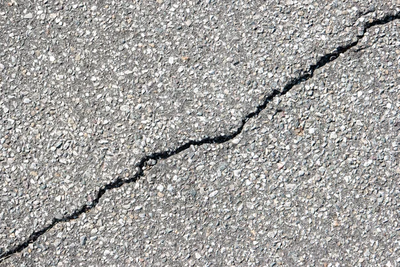
//> input picture lab5/Asphalt-1.png, 400 x 267 px, shrunk from 600 x 400 before the run
$ ./task1   (built with g++ and OpenCV 4)
//> lines starting //> are read from the running program, lines starting //| are printed output that depends on the picture; after the words box and inside, x2 and y2 are one past the last pixel; in counts of white or black regions, pixels touching at a corner belong together
### lab5/helper_funcs.hpp
#pragma once
#include <opencv2/highgui.hpp>

void processImageAsphalt(const cv::Mat& img, cv::Mat& dst, double sigma, int mean_thresh, int pixel_thresh);

void processImageStreet(const cv::Mat& img, cv::Mat& dst);

void processImageRobot(const cv::Mat& img, cv::Mat& dst);

### lab5/helper_funcs.cpp
#include <opencv2/highgui.hpp>
#include <opencv2/imgproc.hpp>
#include <iostream>

using namespace cv;

void processImageAsphalt(const Mat& img, Mat& dst, double sigma, int mean_thresh, int pixel_thresh) {
  Mat newImg = img.clone();
  equalizeHist(newImg, newImg);
  GaussianBlur(newImg, newImg, Size(7, 7), (double) sigma);

  Mat mean_processed(img.rows, img.cols, CV_8U);
  int radius = 3;
  for (int i = 0; i < img.rows; i++) {
    for (int j = 0; j < img.cols; j++) {
      if (i - radius < 0 || j - radius < 0 || i + radius >= img.rows || j + radius >= img.cols) {
        mean_processed.at<unsigned char> (i,j) = 0;
        continue;
      }
      Rect rect(j - radius, i - radius, (2*radius) + 1, (2*radius) + 1);
      Scalar mean = cv::mean(newImg(rect));
      unsigned char pixel = newImg.at<unsigned char> (i, j);
      if (mean[0] < mean_thresh && pixel < pixel_thresh) {
        mean_processed.at<unsigned char> (i, j) = 0;
      } else {
        mean_processed.at<unsigned char> (i, j) = 255;
      }
    }
  }

  mean_processed.copyTo(dst);
}

// [104 lines left out: functions processImageStreet, processImageRobot, not called in this run]

### lab5/task1.cpp
#include <opencv2/highgui.hpp>
#include <opencv2/imgproc.hpp>
#include "helper_funcs.hpp"

using namespace cv;

struct EventStruct {
  double sigma;
  int pixel_thresh;
  int mean_thresh;
  Mat img;
};

int main(int argc, char** argv) {
  namedWindow("Segmentation");

  double sigma = 1.5;
  int mean_thresh = 94;
  int pixel_thresh = 56;
  Mat img1 = imread("../Asphalt-1.png", IMREAD_GRAYSCALE);
//> img1: 267 rows x 400 cols, CV_8UC1; min 0, max 255, mean 160.5
  Mat img2 = imread("../Asphalt-2.png", IMREAD_GRAYSCALE);
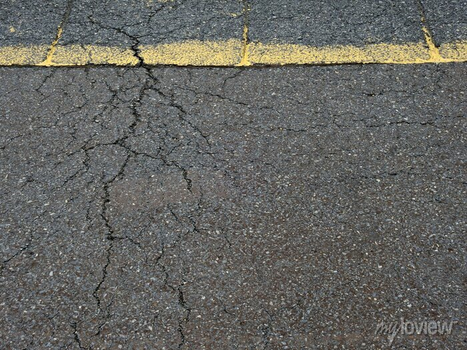
//> input picture lab5/Asphalt-2.png, 467 x 350 px, shrunk from 700 x 525 before the run
//> img2: 350 rows x 467 cols, CV_8UC1; min 0, max 241, mean 100.8
  Mat img3 = imread("../Asphalt-3.png", IMREAD_GRAYSCALE);
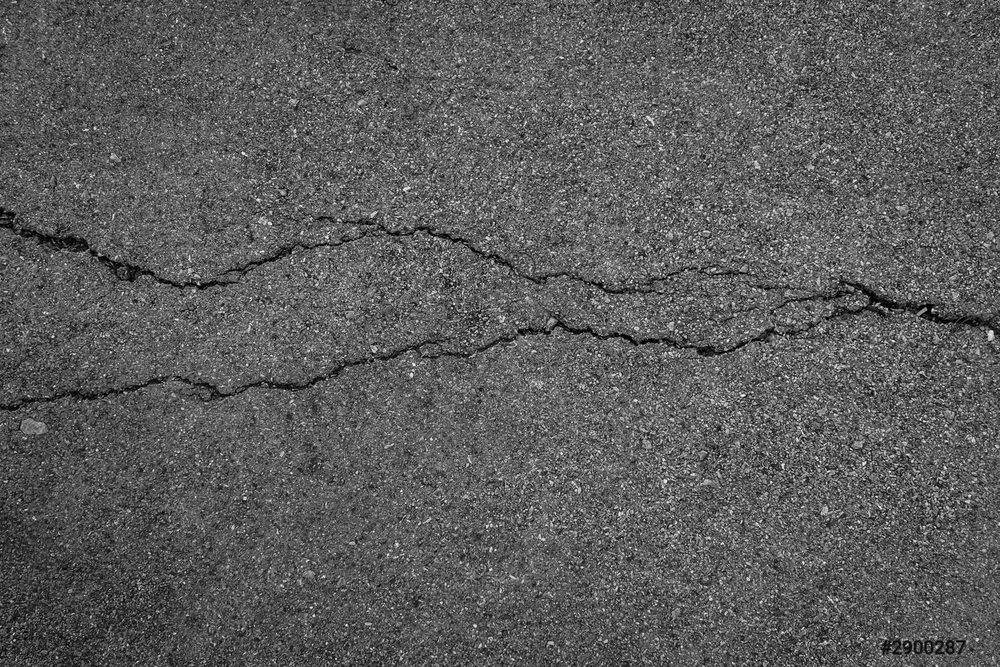
//> input picture lab5/Asphalt-3.png, 1000 x 667 px, shrunk from 1500 x 1000 before the run
//> img3 is the input picture: 667 rows x 1000 cols, CV_8UC1; min 0, max 255, mean 92

  processImageAsphalt(img1, img1, sigma, mean_thresh, pixel_thresh);
//> after the loop in processImageAsphalt, `for (int i = 0; i < img.rows; i++)`:
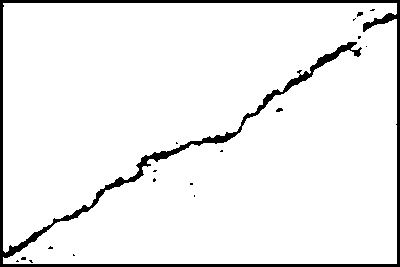
//> mean_processed: 267 rows x 400 cols, CV_8UC1; 93.8% white; 18 black regions (15 under 20 px), largest, box (x1, y1, x2, y2) and area: (0, 0, 400, 267) 6522, (357, 12, 363, 17) 21, (276, 108, 283, 112) 21
  imshow("Segmentation", img1);
  waitKey(0);

  processImageAsphalt(img2, img2, sigma, mean_thresh, pixel_thresh);
//> call 2 of processImageAsphalt, with sigma = 1.5, mean_thresh = 94, pixel_thresh = 56
//> in processImageAsphalt (call 2), `GaussianBlur(newImg, newImg, Size(7, 7), (double) sigma);`:
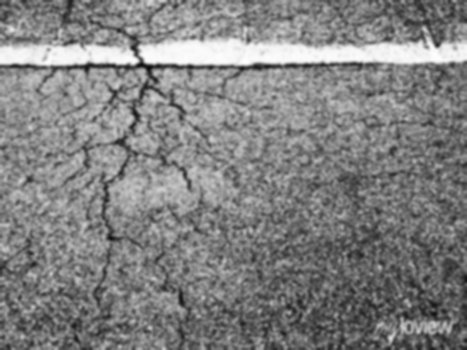
//> newImg: 350 rows x 467 cols, CV_8UC1; min 11, max 253, mean 129
//> after the loop in processImageAsphalt (call 2), `for (int i = 0; i < img.rows; i++)`:
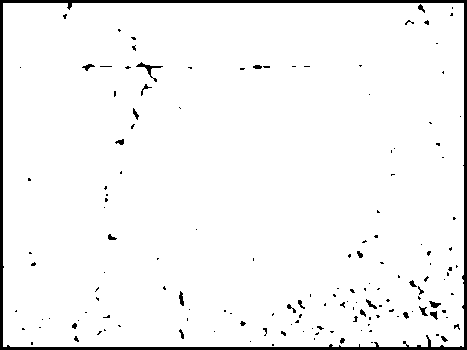
//> mean_processed: 350 rows x 467 cols, CV_8UC1; 95.9% white; 149 black regions (124 under 20 px), largest, box (x1, y1, x2, y2) and area: (0, 0, 467, 350) 5004, (136, 62, 163, 82) 108, (429, 301, 441, 308) 48
  imshow("Segmentation", img2);
  waitKey(0);

  processImageAsphalt(img3, img3, sigma, mean_thresh, pixel_thresh);
//> call 3 of processImageAsphalt, with sigma = 1.5, mean_thresh = 94, pixel_thresh = 56
//> in processImageAsphalt (call 3), `GaussianBlur(newImg, newImg, Size(7, 7), (double) sigma);`:
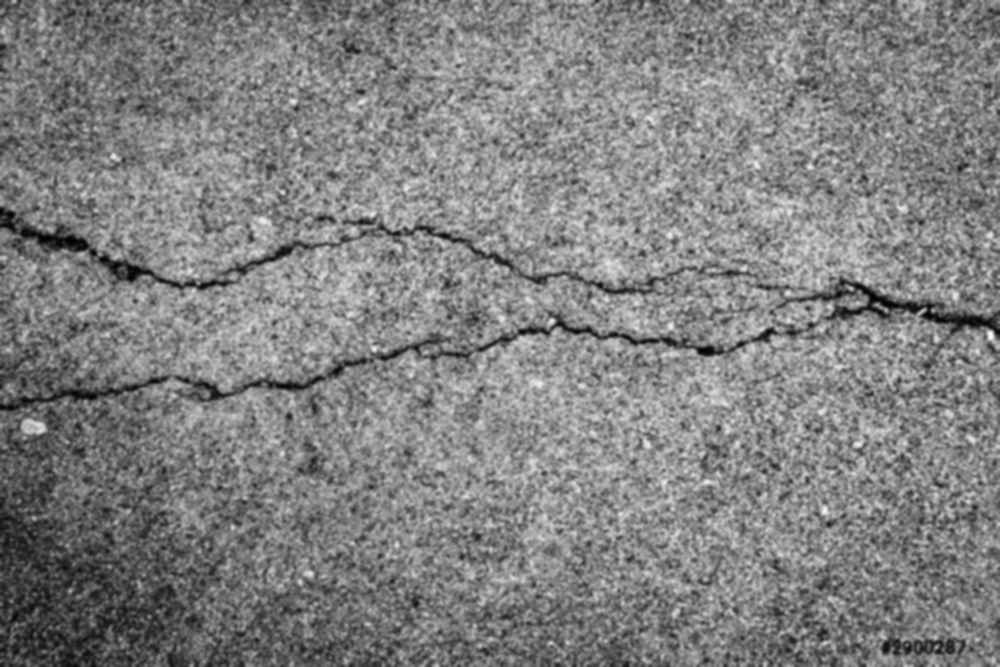
//> newImg: 667 rows x 1000 cols, CV_8UC1; min 1, max 251, mean 128.6
//> after the loop in processImageAsphalt (call 3), `for (int i = 0; i < img.rows; i++)`:
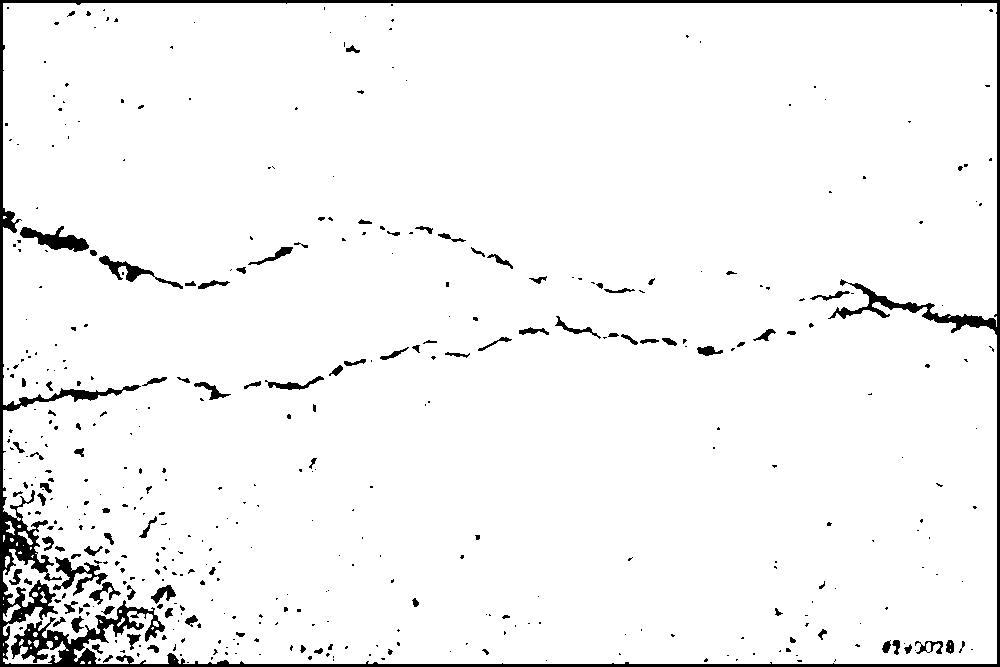
//> mean_processed: 667 rows x 1000 cols, CV_8UC1; 95.6% white; 429 black regions (324 under 20 px), largest, box (x1, y1, x2, y2) and area: (0, 0, 1000, 667) 18513, (20, 226, 89, 252) 813, (53, 557, 108, 596) 711
  imshow("Segmentation", img3);
  waitKey(0);

  return 0;
}
